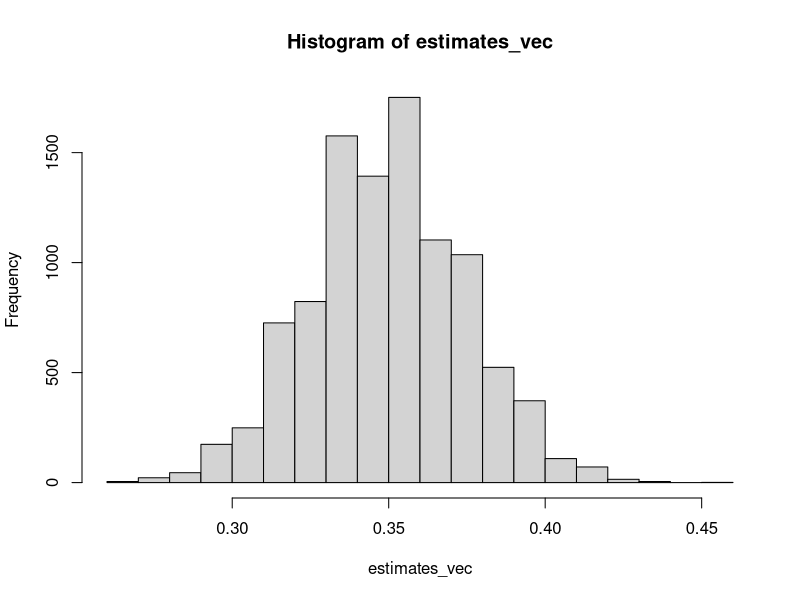

Here is the R script that generated this plot:
# Simulation sample sizes for estimation of porportions in finite samples:

N <- 9000 # Population sample size
n <- 350 # number of people answering the survey
p <- 0.35 # true but unknown proportion
n_sim <- 10000 # number of simulation run do determine CI

#x_sim <- rhyper(n, p*N, N-p*N, n)
#hist(x_sim/n)
#quantile(x_sim/n, probs = c(0.025, 0.975))

true_pop <- c(rep(1, N*p),rep(0,N-N*p)) # true population
length(true_pop) # N*p 1's N-N*p 0's


estimates_vec <- rep(NA, n_sim)

for(i in 1:n_sim){
  x_sample <- sample(true_pop, n, replace = FALSE)
  estimates_vec[i] <- sum(x_sample)/n # estimate of true but unknown proportion
}

hist(estimates_vec)
quantile(estimates_vec, probs = c(0.025, 0.975))
# Hence, when sampling n out of N people (representatively) with a true
# but unknown proportion p, we have a precision of +/- %5 (n=350, N=9000,p=0.35).